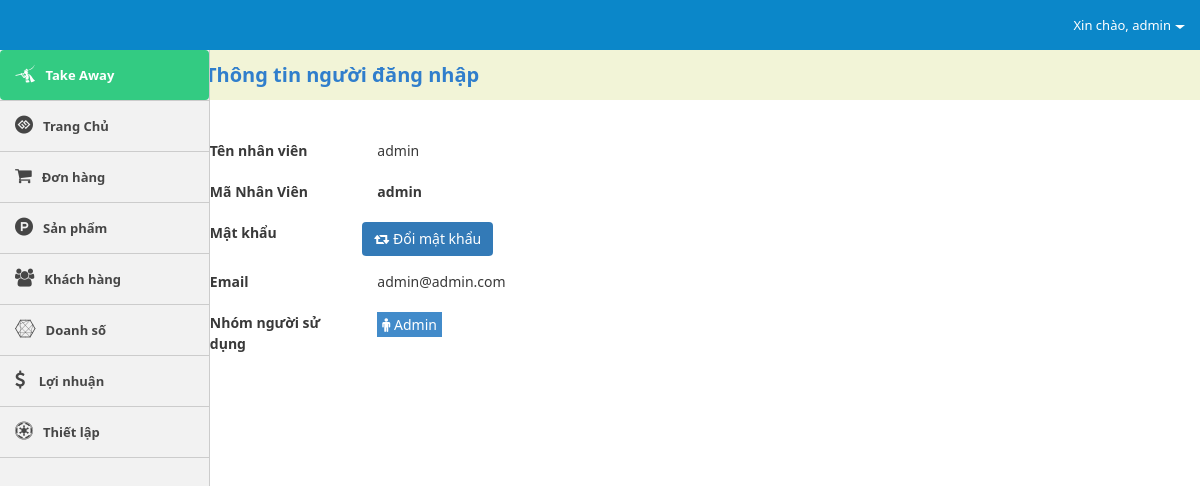
The page /index.php/account (signed in) on the database its author committed.
### tables this page shows
CREATE TABLE `cms_users` (
  `id` int(10) UNSIGNED NOT NULL,
  `username` varchar(100) NOT NULL,
  `password` varchar(100) NOT NULL,
  `salt` varchar(255) NOT NULL,
  `email` varchar(120) NOT NULL,
  `display_name` varchar(120) NOT NULL,
  `user_status` tinyint(4) NOT NULL,
  `group_id` int(11) NOT NULL,
  `store_id` int(11) NOT NULL,
  `created` datetime NOT NULL,
  `updated` datetime NOT NULL,
  `logined` datetime(1) NOT NULL,
  `ip_logged` varchar(255) NOT NULL,
  `recode` varchar(255) NOT NULL,
  `code_time_out` varchar(255) NOT NULL
);

### application/controllers/account.php (called while the page is built, shortened)
<?php if (!defined('BASEPATH')) exit('No direct script access allowed');
class Account extends CI_Controller
{
    private $auth;
    public function __construct()
    {
        $this->auth = $this->cms_authentication->check();
    }
    public function index()
    {
        $data['seo']['title'] = "Phần mềm quản lý bán hàng";
        $store = $this->db->from('stores')->get()->result_array();
        $data['data']['store'] = $store;
        $store_id = $this->db->select('store_id')->from('users')->where('id', $this->auth['id'])->limit(1)->get()->row_array();
        $data['data']['store_id'] = $store_id['store_id'];
        $data['data']['user'] = $this->auth;
        $data['template'] = 'account/info';
        $this->load->view('layout/index', isset($data) ? $data : null);
    }
}

### index.php (called while the page is built, shortened)
<?php
require_once BASEPATH . 'core/CodeIgniter.php';

### application/libraries/cms_cookie.php (called while the page is built, shortened)
<?php if (!defined('BASEPATH')) exit('No direct script access allowed');
class CMS_Cookie
{
    public static function get($name)
    {
        return $_COOKIE[$name];
    }
    public static function decode($cookie_val)
    {
        return base64_decode(substr($cookie_val, 3));
    }
}

### application/libraries/cms_authentication.php (called while the page is built, shortened)
<?php if (!defined('BASEPATH')) exit('No direct script access allowed');
class CMS_authentication
{
    private $CI;
    public function __construct()
    {
        $this->CI = &get_instance();
    }
    public function check()
    {
        if (CMS_Cookie::exists('user_logged' . CMS_PREFIX)) {
            $cookie = CMS_Cookie::get('user_logged' . CMS_PREFIX);
            $cookie = json_decode(CMS_Cookie::decode($cookie), true);
            $user = $this->CI->db->select('id,username,password,salt,display_name,email,group_id,store_id')->where('username', $cookie['username'])->or_where('email', $cookie['username'])->from('users')->get()->row_array();
            $group = $this->CI->db->select('id, group_permission, group_name')->where('id', $user['group_id'])->from('users_group')->get()->row_array();
            if (isset($user) && count($user)) {
                if ($user['username'] == $cookie['username'] && $user['password'] == $cookie['password'] && $user['salt'] == $cookie['salt']) {
                    return ['id' => $user['id'],
                        'username' => $user['username'],
                        'password' => $user['password'],
                        'salt' => $user['salt'],
                        'email' => $user['email'],
                        'display_name' => $user['display_name'],
                        'group_id' => $user['group_id'],
                        'group_name' => $group['group_name'],
                        'group_permission' => json_decode($group['group_permission'], true),
                        'store_id' => $user['store_id']
                    ];
                }
            }
        }
        return null;
    }
}

### application/views/common/header.php (shortened to what this page needs)
<nav id="navbar-container" class="navbar navbar- navbar-fixed-top">
    <div class="container-fluid">
        <div class="collapse navbar-collapse" id="bs-example-navbar-collapse-1">
            <ul class="nav navbar-nav navbar-right">
                <li>
                </li>
                <li class="dropdown user-profile">
                    <a href="#" class="dropdown-toggle" data-toggle="dropdown" role="button" aria-haspopup="true"
                       aria-expanded="false"><span class="hello">Xin chào, </span><?php echo (isset($user)) ?
                            $user['display_name'] : $user['username']; ?><span class="caret"></span></a>
                </li>
            </ul>
        </div>
    </div>
</nav>

### application/views/account/info.php (shortened to what this page needs)
<div class="breadcrumbs-fixed panel-action">
    <div class="row">
        <div class="customer-act act">
            <div class="col-md-4 col-md-offset-2">
                <div class="left-action text-left clearfix">
                    <h2>Thông tin người đăng nhập</h2>
                </div>
            </div>
        </div>
    </div>
</div>
<div class="row account-info">
    <div class="col-md-6">
        <div class="form-horizontal">
            <div class="form-group">
                <div class="col-md-4">
                    <label for="name">Tên nhân viên</label>
                </div>
                <div class="col-md-8">
                    <span class=""><?php echo isset($user) ? $user['display_name'] : ''; ?></span>
                </div>
            </div>
            <div class="form-group">
                <div class="col-md-4">
                    <label for="name">Mã Nhân Viên</label>
                </div>
                <div class="col-md-8">
                    <strong><span class=""><?php echo isset($user) ? $user['username'] : ''; ?></span></strong>
                </div>
            </div>
            <div class="form-group">
                <div class="col-md-4">
                    <label for="name">Mật khẩu</label>
                </div>
                <div class="col-md-8 padd-0">
                    <button class="btn btn-primary" id="btn-changepass"><i class="fa fa-retweet"></i> Đổi mật khẩu</button>
                </div>
            </div>
            <div class="form-group">
                <div class="col-md-4">
                    <label for="name">Email</label>
                </div>
                <div class="col-md-8">
                    <span class=""><?php echo isset($user) ? $user['email'] : ''; ?></span>
                </div>
            </div>
            <div class="form-group">
                <div class="col-md-4">
                    <label for="name">Nhóm người sử dụng</label>
                </div>
                <div class="col-md-8">
                    <?php echo '<span class="user_group" style="display: inline-block; color: #fff; background: #428BCA; padding: 2px 5px;"><i class="fa fa-male"></i> ' . $user['group_name'] . '</span>'; ?>
                </div>
            </div>
        </div>
    </div>
</div>

### public/templates/css/style.css (style rules this page uses)
body { font-size: 13px; font-family: "Segoe UI", Helvetica, Arial, sans-serif !important; color: #393939; line-height: 1.5; }
body, h1, h2, h3, h4, div, p, span { font-family: "Segoe UI", Helvetica, Arial, sans-serif !important; }
h1, h2, h3, h4 { margin-top: 20px; margin-bottom: 10px; }
a { color: #fff; }
.padd-0 { padding: 0; }
.btn { border: none; box-shadow: none; padding: 7px 12px; }
i.fa { cursor: pointer; }
#navbar-container { background: #0B87C9; max-height: 50px; }
#navbar-container .caret { display: inline-block; width: 0px; height: 0px; margin-left: 4px; vertical-align: middle; border-top: 4px dashed; border-right: 5px solid transparent; border-left: 5px solid transparent; }
section.main div.main-content div.panel-action { min-height: 50px; text-align: center; background-color: #F2F4D7; top: 50px; left: 0px; z-index: 990; width: 100%; }
section.main div.main-content div.panel-action div.left-action { line-height: 50px; }
section.main div.main-content div.panel-action div.left-action h2 { margin: 0; color: #307ECC; font-size: 20px; font-weight: bold; line-height: 50px; }
button, html input[type="button"], input[type="reset"], input[type="submit"] { -webkit-appearance: button; cursor: pointer; }
button, select { text-transform: none; }
button { overflow: visible; }
@media (min-width: 992px) { .breadcrumbs-fixed { position: fixed; top: auto; z-index: 1024 } }

### rows shown on the page
cms_users: display_name "admin", username "admin", email "admin@admin.com"

### other values the page prints
$user['group_name'] "Admin"
